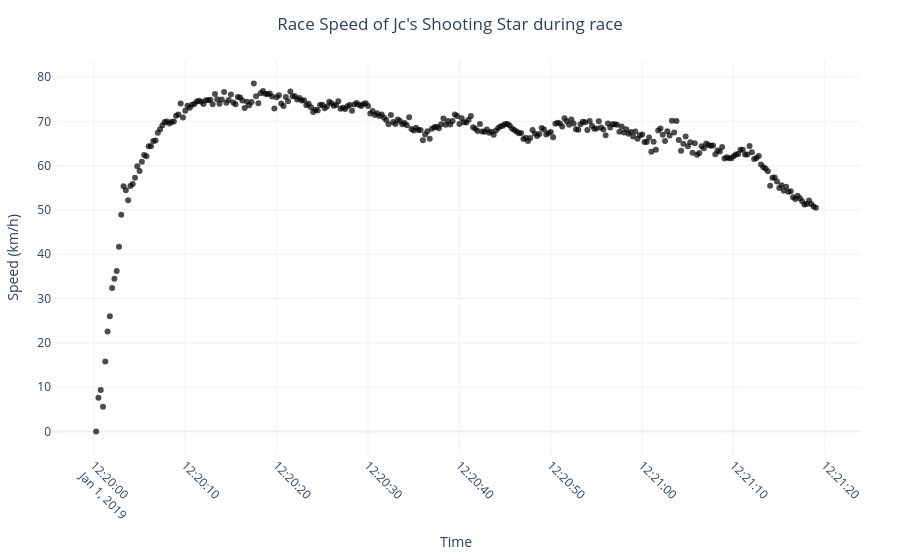

Here is the notebook cell this chart was saved with:
### Code cell
import plotly.express as px

# Create scatter plot with Plotly
fig = px.scatter(
    getRunData(df, chosenRun),
    x='timestamp',
    y='speed_kmh',
    title=f'Race Speed of {df["horse_name"].values[0]} during race',
    labels={'timestamp': 'Time', 'speed_kmh': 'Speed (km/h)'},
    opacity=0.7
)

# Customize layout
fig.update_layout(
    xaxis_tickangle=45,
    xaxis_title='Time',
    yaxis_title='Speed (km/h)',
    title_x=0.5,
    margin=dict(l=40, r=40, t=60, b=40),
    template='plotly_white'
)

fig.show()

### Figure 1 — Plotly figure (JSON) as saved in the notebook; plotly's stock layout.template omitted (floating-point values rounded to 4 significant figures; data arrays with more than 128 entries replaced by an {"elided": "..."} marker saying what was removed)
{"data": [{"hovertemplate": "Time=%{x}<br>Speed (km/h)=%{y}<extra></extra>", "legendgroup": "", "marker": {"color": "#000001", "opacity": 0.7, "symbol": "circle"}, "mode": "markers", "name": "", "orientation": "v", "showlegend": false, "type": "scatter", "x": {"elided": "316 str values"}, "xaxis": "x", "y": {"elided": "316 float values"}, "yaxis": "y"}], "layout": {"legend": {"tracegroupgap": 0}, "margin": {"b": 40, "l": 40, "r": 40, "t": 60}, "title": {"text": "Race Speed of Jc's Shooting Star during race", "x": 0.5}, "xaxis": {"anchor": "y", "domain": [0, 1], "tickangle": 45, "title": {"text": "Time"}}, "yaxis": {"anchor": "x", "domain": [0, 1], "title": {"text": "Speed (km/h)"}}}}
